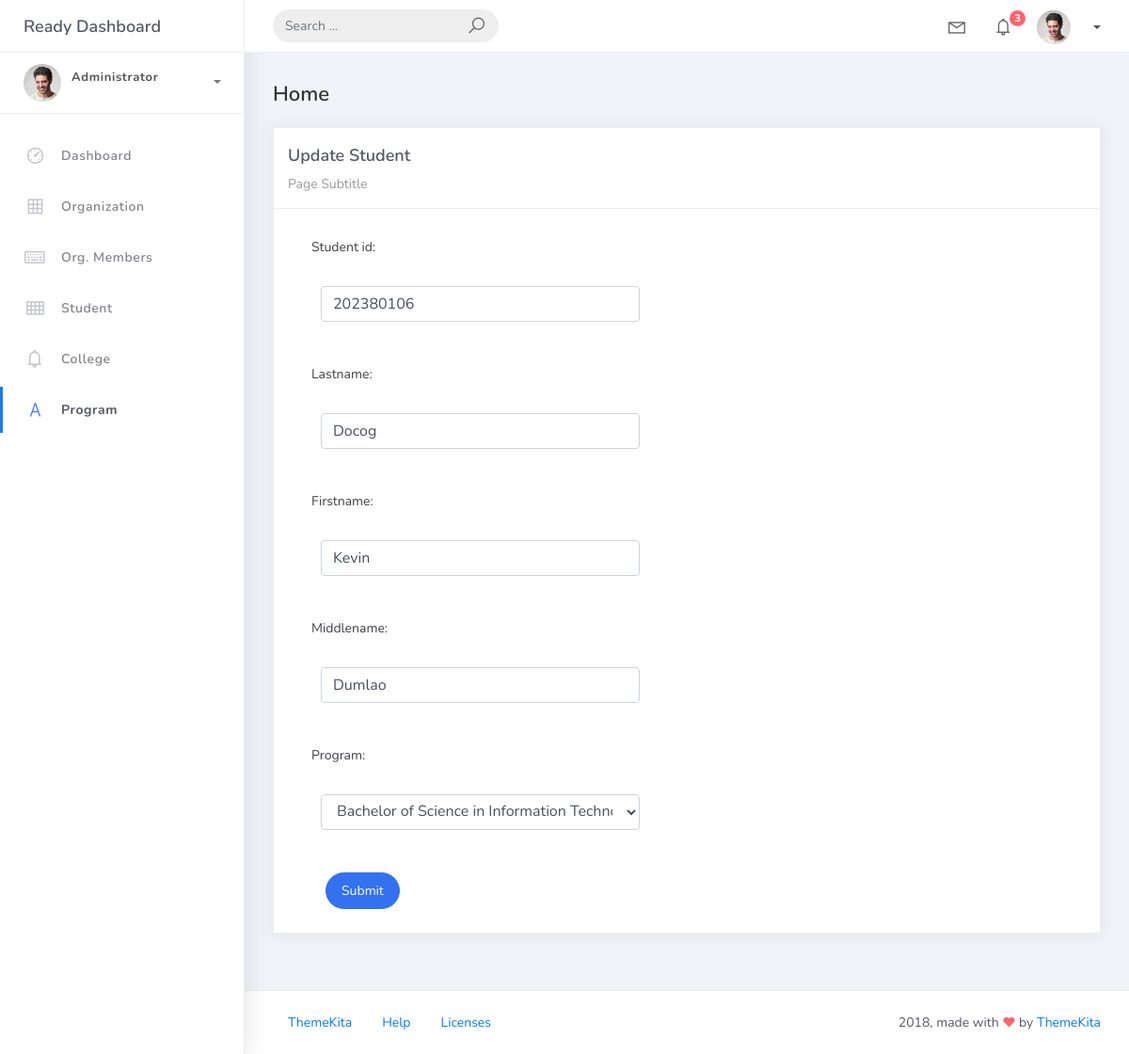
/student_list/1/, run on the app's committed database.
### studentorg/models.py (models this page shows, shortened)
class BaseModel(models.Model):
    created_at = models.DateTimeField(auto_now_add=True, db_index=True)
    updated_at = models.DateTimeField(auto_now=True)
    class Meta:
        abstract = True

class Student(BaseModel):
    student_id = models.CharField(max_length=15)
    lastname = models.CharField(max_length=25)
    firstname = models.CharField(max_length=25)
    middlename = models.CharField(max_length=25, blank=True, null=True)
    program = models.ForeignKey(Program, on_delete=models.CASCADE)

### studentorg/views.py (the view)
# urls.py: path('student_list/<int:pk>/', StudentUpdateView.as_view(), name='student-update'),
class StudentUpdateView(UpdateView):
    model = Student
    form_class = StudentForm
    template_name = 'student_form.html'
    success_url = reverse_lazy('student-list')

### studentorg/forms.py
class StudentForm(ModelForm):
    class Meta:
        model = Student
        fields = "__all__"

### studentorg/models.py (called while the page is built)
    def __str__(self):
        return self.prog_name

### templates/student_form.html (shortened to what this page needs)
{% extends 'base.html' %}
{% load static %}
{% block content %}
<div class="content">
    <div class="container-fluid">
        <h4 class="page-title">Home</h4>
        <div class="row">
            <div class="col-md-12">
                <div class="card">
                    <div class="card-header">
                        <div class="card-title">
                            {% if object %}
                                Update Student
                            {% else %}
                                Add New Student
                            {% endif %}
                        </div>
                        <div class="card-category">Page Subtitle</div>
                    </div>
                    <div class="col-md-6">
                        <div class="card-body">
                            <form action="" method="post" novalidate>
                                {% include 'includes/form.html' %}
                                <div class="form-group">
                                    <div class="col-md-12 col-sm-3">
                                        <button type="submit" class="btn btn-primary btn-rounded">
                                            Submit
                                        </button>
                                    </div>
                                </div>
                            </form>
                        </div>
                    </div>
                </div>
            </div>
        </div>
    </div>
</div>
{% endblock %}

### templates/includes/form.html (shortened to what this page needs)
{% load widget_tweaks %}
{% for field in form %}
<div class="field item form-group">
    <label>{{ field.label_tag }}</label>
    <div class="form-group">
        {% render_field field class="form-control" %}
    </div>
</div>
{% endfor %}

### data on the page
Student: student_id "202380106" "Docog" "Kevin" "Dumlao" "Bachelor of Science in Information Technology"

### other printed values
{{ field.label_tag }} "Student id:" "Lastname:" "Firstname:" "Middlename:" "Program:"
